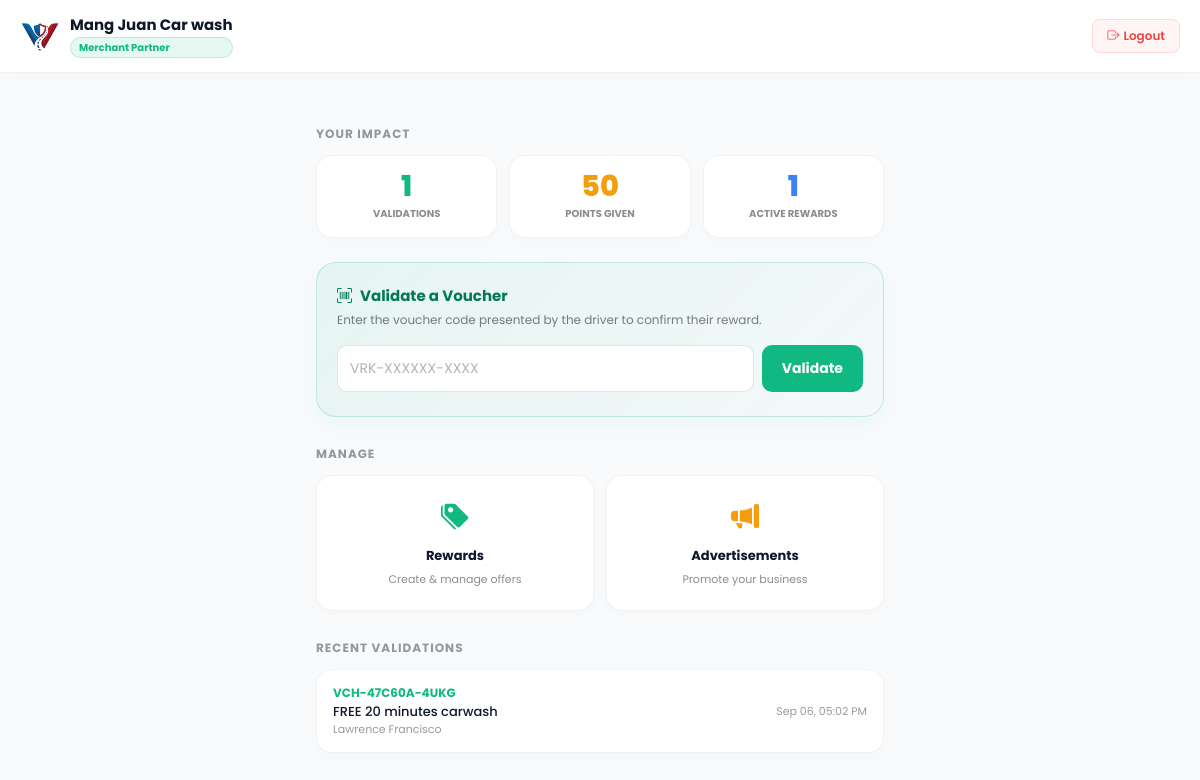
The app's page /merchant/home.php (signed in) with its own data.
### tables this page shows
CREATE TABLE `merchants` (
  `id` int(11) NOT NULL AUTO_INCREMENT,
  `business_name` varchar(255) NOT NULL,
  `email` varchar(100) NOT NULL,
  `phone` varchar(20) DEFAULT NULL,
  `password` varchar(255) NOT NULL,
  `status` varchar(20) DEFAULT 'pending',
  `created_at` timestamp NOT NULL DEFAULT current_timestamp(),
  `contact_number` varchar(50) DEFAULT NULL,
  `permit` varchar(255) DEFAULT NULL,
  `logo` varchar(255) DEFAULT NULL,
  `business_type` varchar(100) DEFAULT NULL,
  `business_address` varchar(255) DEFAULT NULL,
  PRIMARY KEY (`id`),
  UNIQUE KEY `email` (`email`)
);

CREATE TABLE `vouchers` (
  `id` int(11) NOT NULL AUTO_INCREMENT,
  `user_id` int(11) DEFAULT NULL,
  `merchant_id` int(11) DEFAULT NULL,
  `reward_id` int(11) DEFAULT NULL,
  `voucher_code` varchar(50) NOT NULL,
  `status` varchar(20) DEFAULT 'active',
  `expires_at` datetime DEFAULT NULL,
  `created_at` timestamp NOT NULL DEFAULT current_timestamp(),
  `redeemed_at` datetime DEFAULT NULL,
  PRIMARY KEY (`id`)
);

CREATE TABLE `merchant_rewards` (
  `id` int(11) NOT NULL AUTO_INCREMENT,
  `merchant_id` int(11) DEFAULT NULL,
  `reward_name` varchar(100) DEFAULT NULL,
  `description` text DEFAULT NULL,
  `points_required` int(11) DEFAULT NULL,
  `category` varchar(255) DEFAULT NULL,
  `quantity` int(11) DEFAULT NULL,
  `redeemed_count` int(11) DEFAULT 0,
  `expires_at` datetime DEFAULT NULL,
  `is_active` tinyint(1) DEFAULT 1,
  `created_at` timestamp NOT NULL DEFAULT current_timestamp(),
  PRIMARY KEY (`id`)
);

CREATE TABLE `users` (
  `id` int(11) NOT NULL AUTO_INCREMENT,
  `first_name` varchar(50) NOT NULL,
  `last_name` varchar(50) NOT NULL,
  `email` varchar(100) NOT NULL,
  `phone` varchar(20) DEFAULT NULL,
  `password` varchar(255) NOT NULL,
  `points` int(11) DEFAULT 0,
  `account_verified` tinyint(1) DEFAULT 0,
  `role` varchar(20) DEFAULT 'user',
  `avatar` varchar(255) DEFAULT 'default.png',
  `created_at` timestamp NOT NULL DEFAULT current_timestamp(),
  `is_active` tinyint(1) NOT NULL DEFAULT 1,
  `reset_token` varchar(64) DEFAULT NULL,
  `reset_expires_at` datetime DEFAULT NULL,
  `verification_status` varchar(20) DEFAULT 'Unverified',
  `verified_at` datetime DEFAULT NULL,
  `verification_method` varchar(50) DEFAULT NULL,
  `verification_reference` varchar(50) DEFAULT NULL,
  PRIMARY KEY (`id`),
  UNIQUE KEY `email` (`email`)
);

### includes/merchant_auth.php (called while the page is built, shortened)
<?php
function getLoggedInMerchant(): ?array {
    $db   = getDB();
    $stmt = $db->prepare("SELECT * FROM merchants WHERE id = ?");
    $stmt->execute([$_SESSION['merchant_id']]);
    return $stmt->fetch() ?: null;
}

### includes/functions.php (called while the page is built, shortened)
<?php
function sanitize(?string $value): ?string {
    $value = trim($value ?? '');
    return htmlspecialchars($value, ENT_QUOTES, 'UTF-8');
}

### merchant/home.php (the view, shortened to what this page needs)
<?php
require_once dirname(__DIR__) . '/includes/merchant_auth.php';
require_once dirname(__DIR__) . '/includes/functions.php';
$merchant = getLoggedInMerchant();
$db = getDB();
$merchant_id = $merchant['id'];
$stats = $db->prepare("SELECT COUNT(v.id) as total_val, COALESCE(SUM(r.points_required),0) as gcp_val FROM vouchers v JOIN merchant_rewards r ON v.reward_id = r.id WHERE v.merchant_id = ? AND v.status = 'redeemed'");
$stats->execute([$merchant_id]);
$analytics = $stats->fetch();
$active_rewards = $db->prepare("SELECT COUNT(*) FROM merchant_rewards WHERE merchant_id = ? AND is_active = 1");
$active_rewards->execute([$merchant_id]);
$active_count = $active_rewards->fetchColumn();
$recent = $db->prepare("SELECT v.voucher_code, v.redeemed_at, u.first_name, u.last_name, r.reward_name FROM vouchers v JOIN users u ON v.user_id = u.id JOIN merchant_rewards r ON v.reward_id = r.id WHERE v.merchant_id = ? AND v.status = 'redeemed' ORDER BY v.redeemed_at DESC LIMIT 5");
$recent->execute([$merchant_id]);
$recent_validations = $recent->fetchAll();
?>
<!DOCTYPE html>
<html lang="en">
<head>
  <link href="https://cdn.jsdelivr.net/npm/bootstrap@5.3.2/dist/css/bootstrap.min.css" rel="stylesheet">
  <link href="https://cdn.jsdelivr.net/npm/bootstrap-icons@1.11.3/font/bootstrap-icons.css" rel="stylesheet">
</head>
<body>
  <div class="m-header">
    <div class="m-header-brand">
      <div class="m-logo-icon"><img src="../assets/img/system_logo.png" alt="VrakeIT" class="sys-logo"></div>
      <div>
        <div class="m-biz-name"><?= sanitize($merchant['business_name']) ?></div>
        <div class="m-biz-badge">Merchant Partner</div>
      </div>
    </div>
    <a href="logout.php" class="btn-logout"><i class="bi bi-box-arrow-right me-1"></i>Logout</a>
  </div>
  <div class="page-body">
    <div class="section-title">Your Impact</div>
    <div class="stat-row">
      <div class="stat-card green"><div class="stat-val"><?= number_format($analytics['total_val']) ?></div><div class="stat-lbl">Validations</div></div>
      <div class="stat-card gold"><div class="stat-val"><?= number_format($analytics['gcp_val']) ?></div><div class="stat-lbl">Points Given</div></div>
      <div class="stat-card blue"><div class="stat-val"><?= $active_count ?></div><div class="stat-lbl">Active Rewards</div></div>
    </div>
    <div class="validate-card">
      <h5><i class="bi bi-upc-scan me-2"></i>Validate a Voucher</h5>
      <p>Enter the voucher code presented by the driver to confirm their reward.</p>
      <div class="validate-input-row">
        <input type="text" id="voucherInput" placeholder="VRK-XXXXXX-XXXX" maxlength="15">
        <button class="btn-validate" id="validateBtn">Validate</button>
      </div>
    </div>
    <div class="section-title">Manage</div>
    <div class="action-grid">
      <a href="rewards.php" class="action-card green-card">
        <i class="bi bi-tags-fill"></i>
        <span>Rewards</span>
        <small>Create & manage offers</small>
      </a>
      <a href="ads.php" class="action-card gold-card">
        <i class="bi bi-megaphone-fill"></i>
        <span>Advertisements</span>
        <small>Promote your business</small>
      </a>
    </div>
    <div class="section-title">Recent Validations</div>
    <?php if(count($recent_validations) > 0): ?>
    <div class="val-table">
      <?php foreach($recent_validations as $v): ?>
      <div class="val-table-row">
        <div>
          <div class="val-code"><?= sanitize($v['voucher_code']) ?></div>
          <div class="val-name"><?= sanitize($v['reward_name']) ?></div>
          <div class="val-date"><?= sanitize($v['first_name'] . ' ' . $v['last_name']) ?></div>
        </div>
        <div class="val-date"><?= date('M d, h:i A', strtotime($v['redeemed_at'])) ?></div>
      </div>
      <?php endforeach; ?>
    </div>
    <?php else: ?>
    <div class="empty-state"><i class="bi bi-clock-history"></i><p>No validations yet.</p></div>
    <?php endif; ?>
  </div>
</body>
</html>

### merchant/home.php (style rules this page uses)
* { box-sizing: border-box; }
body { font-family: 'Poppins', sans-serif; background: #f8fafc; color: #0f172a; margin: 0; min-height: 100vh; }
.m-header { background: rgba(255, 255, 255, 0.95); backdrop-filter: blur(20px); border-bottom: 1px solid rgba(0, 0, 0, 0.05); padding: 14px 20px; display: flex; align-items: center; justify-content: space-between; position: sticky; top: 0; z-index: 100; box-shadow: 0 4px 20px rgba(0,0,0,0.02); }
.m-header-brand { display: flex; align-items: center; gap: 10px; }
.m-logo-icon { width: 40px; height: 40px; border-radius: 10px; display: flex; align-items: center; justify-content: center; overflow: hidden; background: transparent; flex-shrink: 0; }
.m-logo-icon img.sys-logo { width: 40px; height: 40px; object-fit: contain; }
.m-biz-name { font-weight: 700; font-size: 15px; color: #0f172a; }
.m-biz-badge { font-size: 10px; color: #10b981; background: rgba(16, 185, 129, 0.1); border: 1px solid rgba(16, 185, 129, 0.2); border-radius: 50px; padding: 2px 8px; font-weight: 700; }
.btn-logout { background: rgba(239, 68, 68, 0.05); border: 1px solid rgba(239, 68, 68, 0.15); color: #ef4444; border-radius: 8px; padding: 7px 14px; font-size: 12px; font-weight: 600; cursor: pointer; text-decoration: none; transition: all 0.2s; }
.page-body { padding: 24px 16px 80px; max-width: 600px; margin: 0 auto; }
.section-title { font-size: 12px; font-weight: 700; color: rgba(0,0,0,0.4); text-transform: uppercase; letter-spacing: 1px; margin: 28px 0 12px; }
.stat-row { display: grid; grid-template-columns: 1fr 1fr 1fr; gap: 12px; margin-bottom: 24px; }
.stat-card { background: #fff; border: 1px solid rgba(0,0,0,0.05); border-radius: 16px; padding: 16px 12px; text-align: center; box-shadow: 0 4px 15px rgba(0,0,0,0.02); }
.stat-val { font-size: 1.8rem; font-weight: 800; color: #0f172a; line-height: 1; }
.stat-lbl { font-size: 10px; color: rgba(0,0,0,0.45); font-weight: 700; text-transform: uppercase; margin-top: 6px; }
.stat-card.green .stat-val { color: #10b981; }
.stat-card.gold .stat-val { color: #f59e0b; }
.stat-card.blue .stat-val { color: #3b82f6; }
.action-grid { display: grid; grid-template-columns: 1fr 1fr; gap: 12px; margin-bottom: 20px; }
.action-card { background: #fff; border: 1px solid rgba(0,0,0,0.05); border-radius: 16px; padding: 20px 16px; text-align: center; text-decoration: none; color: #0f172a; box-shadow: 0 4px 15px rgba(0,0,0,0.02); transition: all 0.2s; }
.action-card i { font-size: 28px; display: block; margin-bottom: 8px; }
.action-card span { font-size: 13px; font-weight: 700; display: block; }
.action-card small { font-size: 11px; color: rgba(0,0,0,0.45); }
.action-card.green-card i { color: #10b981; }
.action-card.gold-card i { color: #f59e0b; }
.validate-card { background: linear-gradient(135deg, rgba(16, 185, 129, 0.08), rgba(16, 185, 129, 0.02)); border: 1px solid rgba(16, 185, 129, 0.2); border-radius: 20px; padding: 24px 20px; margin-bottom: 20px; box-shadow: 0 8px 20px rgba(16, 185, 129, 0.05); }
.validate-card h5 { font-size: 15px; font-weight: 700; color: #047857; margin-bottom: 6px; }
.validate-card p { font-size: 12px; color: rgba(0,0,0,0.5); margin-bottom: 16px; }
.validate-input-row { display: flex; gap: 8px; }
.validate-input-row input { flex: 1; background: #fff; border: 1px solid rgba(0,0,0,0.1); color: #0f172a; border-radius: 10px; padding: 12px; font-size: 14px; font-weight: 700; text-transform: uppercase; letter-spacing: 1px; font-family: 'Poppins', sans-serif; transition: border-color 0.2s; }
.validate-input-row input::placeholder { color: rgba(0,0,0,0.3); letter-spacing: 0; font-weight: 400; text-transform: none; }
.btn-validate { background: #10b981; color: #fff; border: none; border-radius: 10px; padding: 12px 20px; font-weight: 700; font-size: 14px; cursor: pointer; white-space: nowrap; transition: all 0.2s; }
.val-table { background: #fff; border: 1px solid rgba(0,0,0,0.05); border-radius: 16px; overflow: hidden; box-shadow: 0 4px 15px rgba(0,0,0,0.02); }
.val-table-row { display: flex; justify-content: space-between; align-items: center; padding: 14px 16px; border-bottom: 1px solid rgba(0,0,0,0.04); font-size: 13px; }
.val-table-row:last-child { border-bottom: none; }
.val-code { font-weight: 700; color: #10b981; font-size: 12px; }
.val-name { color: #0f172a; font-weight: 500; }
.val-date { font-size: 11px; color: rgba(0,0,0,0.4); }

### records on screen
merchants: business_name "Mang Juan Car wash"
vouchers: voucher_code "VCH-47C60A-4UKG", merchant_rewards.reward_name "FREE 20 minutes carwash", user.last_name "Lawrence Francisco", redeemed_at "Sep 06, 05:02 PM"

### other values on screen
$analytics['total_val'] "1"
$analytics['gcp_val'] "50"
$active_count "1"
